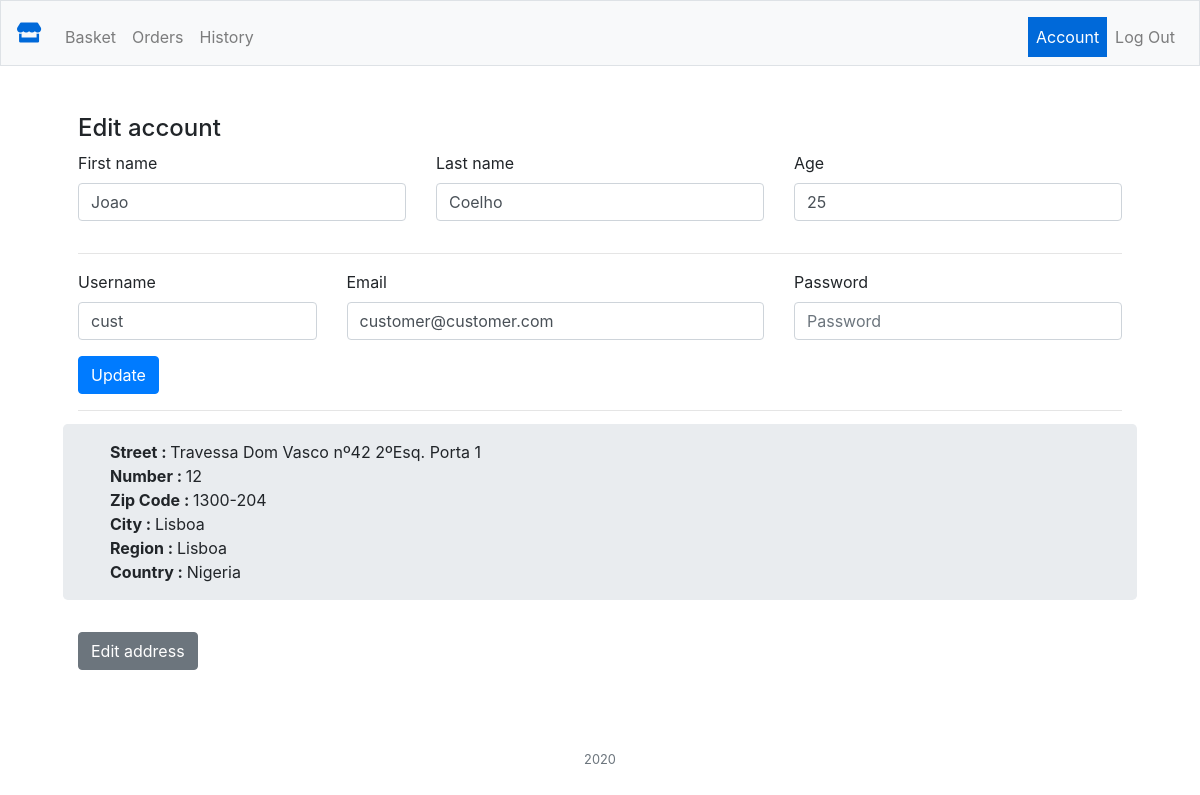
Screenshot of /customer_account (signed in) with the database file from the repository.
### tables this page shows
CREATE TABLE "customers" (
	"id"	INTEGER NOT NULL PRIMARY KEY AUTOINCREMENT UNIQUE,
	"first_name"	TEXT NOT NULL,
	"last_name"	TEXT NOT NULL,
	"age"	INTEGER NOT NULL,
	"user_id"	INTEGER NOT NULL,
	"address_id"	INTEGER
);

CREATE TABLE "addresses" (
	"id"	INTEGER NOT NULL PRIMARY KEY AUTOINCREMENT UNIQUE,
	"street"	TEXT NOT NULL,
	"number"	INTEGER NOT NULL,
	"zip_code"	TEXT NOT NULL,
	"city"	TEXT NOT NULL,
	"region"	TEXT NOT NULL,
	"country"	TEXT NOT NULL
);

### controller.py (the view, shortened to what this page needs)
@app.route("/customer_account", methods=[GET, POST])
@login_required
def customer_account():
    query = str(db.execute(f"SELECT uc.id, uc.username, uc.email, c.first_name, c.last_name, c.age, c.address_id FROM user_customers AS uc INNER JOIN customers AS c ON uc.id = c.user_id AND uc.id = :id",
        id=session["user_id"]))
    user_cust = ast.literal_eval(query[1:len(query)-1])
    check_address = db.execute(f"SELECT a.id FROM addresses AS a INNER JOIN customers AS c ON a.id = c.address_id AND c.user_id = :user",
        user=session['user_id'])
    if check_address:
        address_query = str(db.execute(f"SELECT a.* FROM addresses AS a INNER JOIN customers AS c ON a.id = c.address_id AND c.user_id = :user",
        user=session['user_id']))
        address = ast.literal_eval(address_query[1:len(address_query)-1])
    else:
        address = []
    return render_template(ACCOUNT_PAGE, form=CustomerAccountForm(formdata=MultiDict(user_cust)), user_type=session["type"],
        data=user_cust, address=address)

### forms.py
class CustomerAccountForm(LoginForm, AccountForm):
    email = EmailField("Email",
        validators=[InputRequired(),
            Email("Email is not valid.")]
        )

### app.py (called while the page is built)
@app.after_request
def after_request(response):
    response.headers["Cache-Control"] = "no-cache, no-store, must-revalidate"
    response.headers["Expires"] = 0
    response.headers["Pragma"] = "no-cache"
    return response

### utils.py (called while the page is built)
def login_required(f):
    @wraps(f)
    def decorated_function(*args, **kwargs):
        if session.get("user_id") is None:
            return redirect(url_for(LOGIN, next=request.url))
        return f(*args, **kwargs)
    return decorated_function

### templates/account.html (shortened to what this page needs)
{% extends "index.html" %}
{% from "macros.html" import form_action_method %}
{% block main %}
    <h4>Edit account</h4>
{% if user_type == "customer" %}
    {{ form_action_method(url_for('customer_account'), "POST") }}
        <div class="row">
            <div class="col-md-4">
                <div class="form-group">
                    <label>First name</label>
                    <p class="form-control">{{ data["first_name"] }}</p>
                </div>
            </div>
            <div class="col-md-4">
                <div class="form-group">
                    <label>Last name</label>
                    <p class="form-control">{{ data["last_name"] }}</p>
                </div>
            </div>
            <div class="col-md-4">
                <div class="form-group">
                    <label>Age</label>
                    <p class="form-control">{{ data["age"] }}</p>
                </div>
            </div>
        </div>
        <hr>
        <div class="row">
            <div class="col-md-3">
                <div class="form-group">
                    {{ form.username.label }}
                    {{ form.username(class_="form-control") }}
                </div>
            </div>
            <div class="col-md-5">
                <div class="form-group">
                    {{ form.email.label }}
                    {{ form.email(class_="form-control") }}
                </div>
            </div>
            <div class="col-md-4">
                <div class="form-group">
                    {{ form.password.label }}
                    {{ form.password(class_="form-control") }}
                </div>
            </div>
        </div>
        {{ form.update(class_="btn btn-primary") }}
    </form>
    <hr>
{% if not address %}
    <div class="row">
        <div class="col-md-12">
            <h5>{{ data["first_name"] }} {{ data["last_name"] }}, tell us your address so the products can be delivered to you.</h5>
            <a href="{{ url_for('add_address') }}" class="btn btn-secondary">Give address</a>
        </div>
    </div>
{% else %}
    <div class="row">
        <div class="col-md-12">
            <div class="row jumbotron">
                <div class="col-12  mb-12 col-md-12 mb-md-0">
                    <div><b>Street : </b>{{ address["street"] }}</div>
                    <div><b>Number : </b>{{ address["number"] }}</div>
                    <div><b>Zip Code : </b>{{ address["zip_code"] }}</div>
                    <div><b>City : </b>{{ address["city"] }}</div>
                    <div><b>Region : </b>{{ address["region"] }}</div>
                    <div><b>Country : </b>{{ address["country"] }}</div>
                </div>
            </div>
            <a href="{{ url_for('edit_address') }}" class="btn btn-secondary">Edit address</a>
        </div>
    </div>
{% endif %}
{% endif %}
{% endblock %}

### static/style.css (style rules this page uses)
body { min-height:100vh; margin:0; position:relative; }
body::after { content: ''; display: block; height: 50px; }
.jumbotron { margin-top : -20px; padding: 1rem 2rem; }

### rows the page displays
customers: first_name "Joao", last_name "Coelho"
addresses: street "Travessa Dom Vasco nº42 2ºEsq. Porta 1", country "Nigeria"

### other values shown
{{ data["age"] }} "25"
{{ address["number"] }} "12"
{{ address["zip_code"] }} "1300-204"
{{ address["city"] }} "Lisboa"
{{ address["region"] }} "Lisboa"
